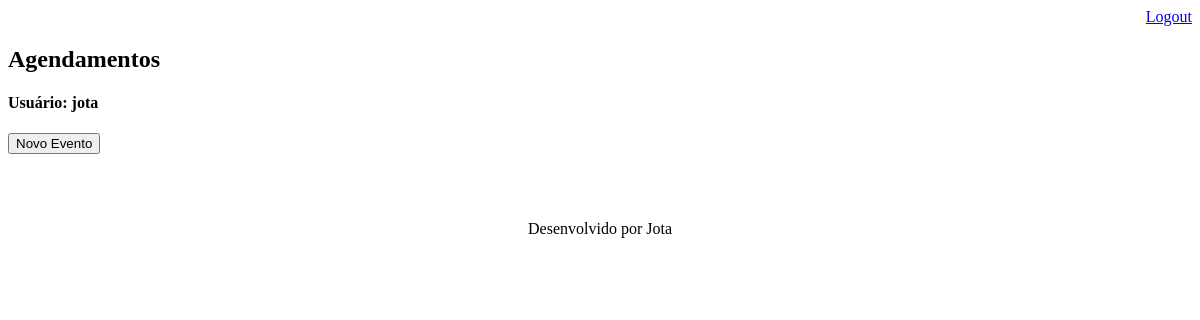
/agenda/ (signed in), run on an earlier commit of the app's database.
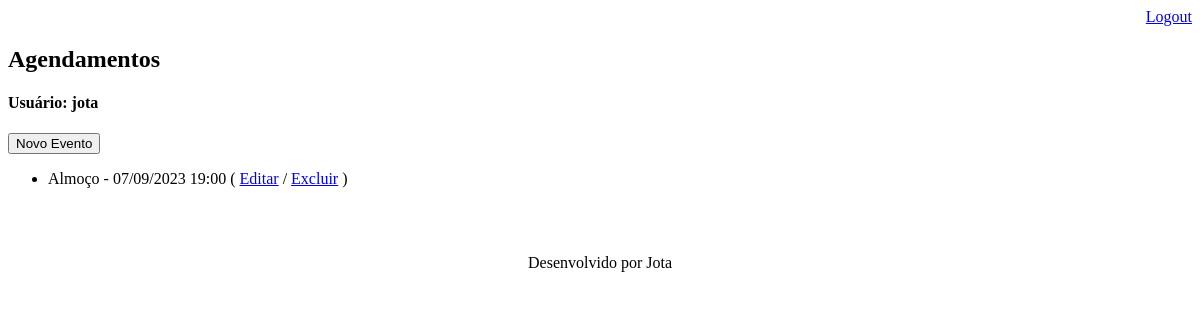
And on a later commit of the database.
### core/models.py (models this page shows, shortened)
class Evento(models.Model):
    titulo = models.CharField(max_length=100)
    descricao = models.TextField(blank=True, null=True)
    data_evento = models.DateTimeField(verbose_name="Data do Evento")
    data_criacao = models.DateTimeField(auto_now=True)
    usuario = models.ForeignKey(User, on_delete=models.CASCADE)
    class Meta:
        db_table = 'evento'
    def get_data_evento(self):
        return self.data_evento.strftime('%d/%m/%Y %H:%M')
    def get_evento_atrasado(self):
        if self.data_evento < datetime.now():
            return True
        return False
    def get_evento_1_hora_atrasado(self):
        if datetime.now() > self.data_evento - timedelta(hours=1) and datetime.now() < self.data_evento:
            return True
        return False

### core/views.py (the view)
# urls.py: path('agenda/', views.lista_eventos),
@login_required(login_url='/login/')
def lista_eventos(request):
    usuario = request.user
    data_atual = datetime.now() - timedelta(hours=2) #permitindo ver até 2 horas atrasado
    if usuario.username == 'admin':
        eventos = Evento.objects.all()
        response = {'eventos': eventos, 'usuario': usuario}
    else:
        eventos = Evento.objects.filter(usuario=usuario,
                                        data_evento__gt=data_atual)
        response = {'eventos': eventos, 'usuario': usuario}
    return render(request, 'agenda.html', response)

### templates/agenda.html
{% extends "model-page.html" %}
{% block content %}
        <h2>Agendamentos</h2><h4>Usuário: {{ usuario.username }}</h4>
        <a href="evento/">
            <button type="button">Novo Evento</button>
        </a>
        <ul style="font-size: 16px">
        {% for evento in eventos %}
        <li>
            <div  {% if evento.get_evento_1_hora_atrasado %} style="color:yellow" {% endif %} {% if evento.get_evento_atrasado %} style="color:red" {% endif %}>
                {{ evento.titulo }} - {{ evento.get_data_evento }}
                ( <a href="evento/?id={{ evento.id }}">Editar</a>
                / <a href="evento/delete/{{ evento.id }}/">Excluir</a> )
            </div>
        </li>
        {% endfor %}
        </ul>
{% endblock %}

What changed in the data, as far as the page shows it:
added Evento: titulo "Almoço", get_data_evento "07/09/2023 19:00"
